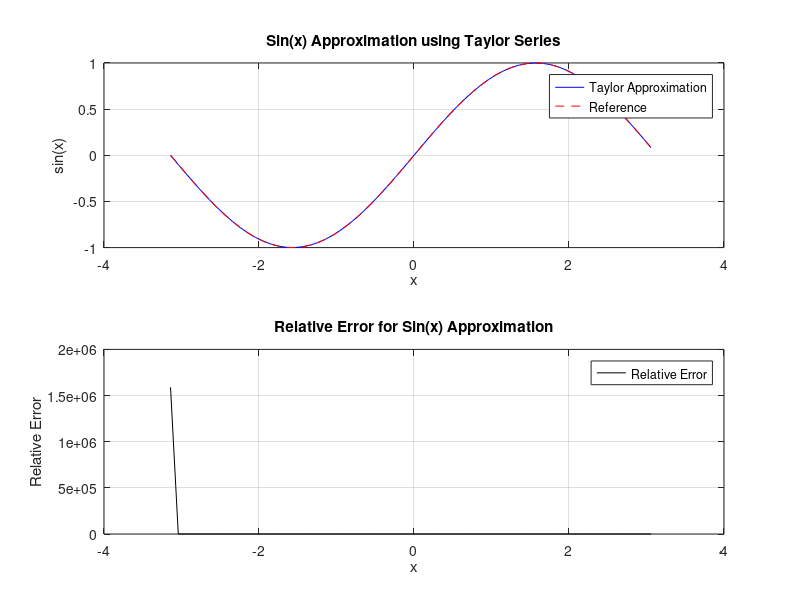
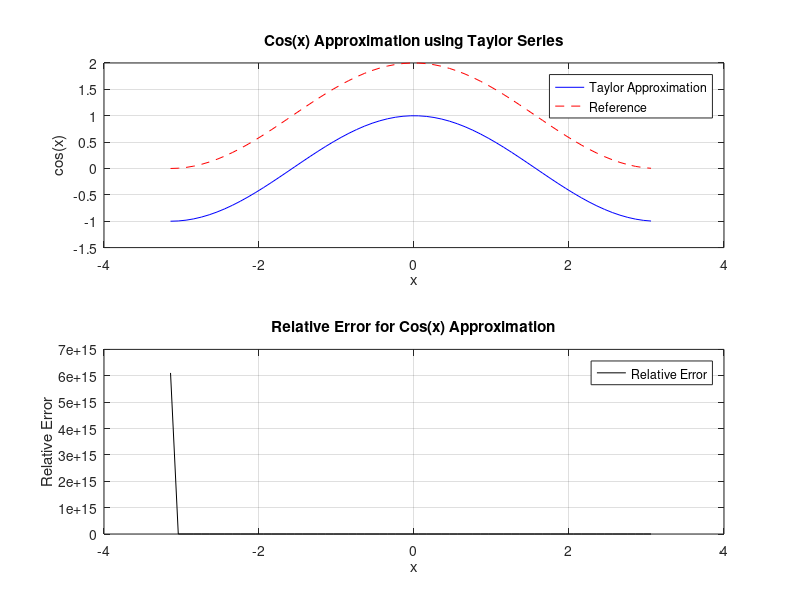

MATLAB code for these plots, in order:

N = 10; 
N_ref = 100; 
x_values = -pi:0.1:pi; 

sin_taylor = zeros(size(x_values)); 
cos_taylor = zeros(size(x_values)); 
sin_reference = zeros(size(x_values)); 
cos_reference = zeros(size(x_values)); 

for i = 1:length(x_values)
    x = x_values(i);
    sin_sum = 0; 
    term = x; 
    for n = 0:N-1
        sin_sum = sin_sum + ((-1)^n * (x^(2*n+1)) / factorial(2*n+1));
    end
    sin_taylor(i) = sin_sum;
      
    cos_sum = 1; 
    term = 1;
    for n = 1:N-1
        cos_sum = cos_sum + ((-1)^n * (x^(2*n)) / factorial(2*n));
    end
    cos_taylor(i) = cos_sum;
        
    sin_ref_sum = 0;
    cos_ref_sum = 1;
      
    for n = 0:N_ref-1
        sin_ref_sum = sin_ref_sum + ((-1)^n * (x^(2*n+1)) / factorial(2*n+1));
    end
    sin_reference(i) = sin_ref_sum;
    
    for n = 0:N_ref-1
        cos_ref_sum = cos_ref_sum + ((-1)^n * (x^(2*n)) / factorial(2*n));
    end
    cos_reference(i) = cos_ref_sum;
end


sin_error = abs((sin_taylor - sin_reference) ./ sin_reference);
cos_error = abs((cos_taylor - cos_reference) ./ cos_reference);

figure;
subplot(2,1,1);
plot(x_values, sin_taylor, 'b', 'DisplayName', 'Taylor Approximation');
hold on;
plot(x_values, sin_reference, '--r', 'DisplayName', 'Reference');
xlabel('x');
ylabel('sin(x)');
title('Sin(x) Approximation using Taylor Series');
legend;
grid on;

subplot(2,1,2);
plot(x_values, sin_error, 'k', 'DisplayName', 'Relative Error');
xlabel('x');
ylabel('Relative Error');
title('Relative Error for Sin(x) Approximation');
legend;
grid on;

figure;
subplot(2,1,1);
plot(x_values, cos_taylor, 'b', 'DisplayName', 'Taylor Approximation');
hold on;
plot(x_values, cos_reference, '--r', 'DisplayName', 'Reference');
xlabel('x');
ylabel('cos(x)');
title('Cos(x) Approximation using Taylor Series');
legend;
grid on;


subplot(2,1,2);
plot(x_values, cos_error, 'k', 'DisplayName', 'Relative Error');
xlabel('x');
ylabel('Relative Error');
title('Relative Error for Cos(x) Approximation');
legend;
grid on;